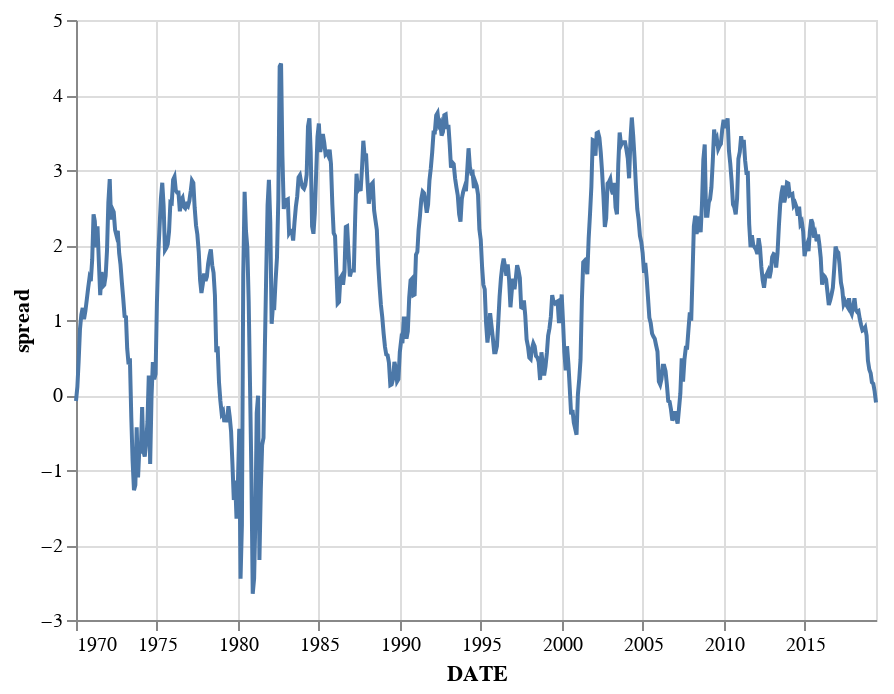

Notebook code cell kept with this figure:
### Code cell
alt.Chart(yield_curve.reset_index(name='spread')).mark_line().encode(
    x='DATE:T',
    y='spread:Q'
)

### Figure 1 — Vega-Lite specification as saved in the notebook (floating-point values rounded to 4 significant figures; data arrays with more than 128 entries replaced by an {"elided": "..."} marker saying what was removed)
{"$schema": "https://vega.github.io/schema/vega-lite/v3.3.0.json", "config": {"mark": {"tooltip": null}, "view": {"height": 300, "width": 400}}, "data": {"name": "data-79f0d30a254639a16c07cf6007b29478"}, "datasets": {"data-79f0d30a254639a16c07cf6007b29478": {"elided": "594 records"}}, "encoding": {"x": {"field": "DATE", "type": "temporal"}, "y": {"field": "spread", "type": "quantitative"}}, "mark": "line"}
